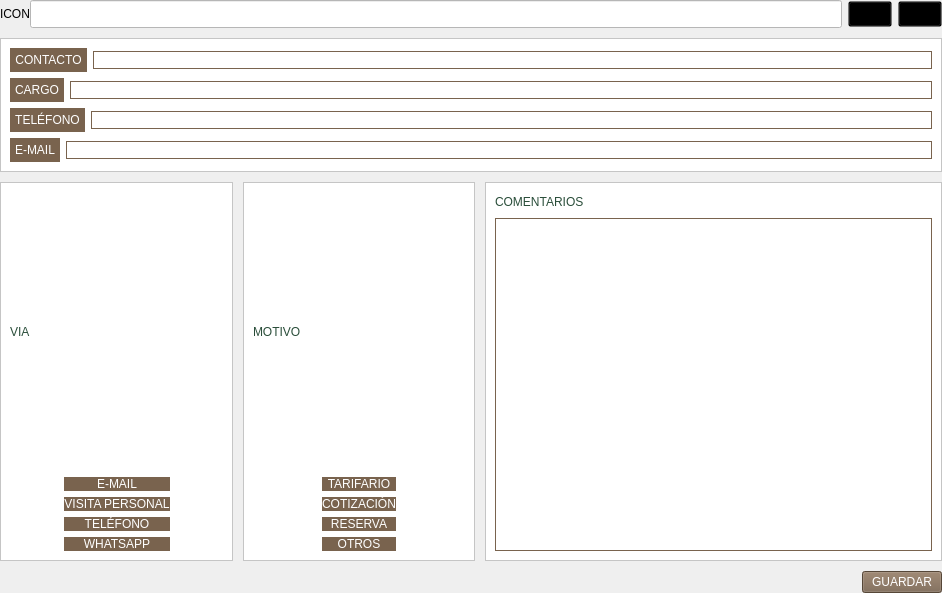
<?xml version="1.0" encoding="UTF-8"?>
<ui version="4.0">
 <class>page_1</class>
 <widget class="QWidget" name="page_1">
  <property name="geometry">
   <rect>
    <x>0</x>
    <y>0</y>
    <width>942</width>
    <height>593</height>
   </rect>
  </property>
  <property name="windowTitle">
   <string>Form</string>
  </property>
  <property name="styleSheet">
   <string notr="true">background-color:rgba(0,0,0,0)t;</string>
  </property>
  <layout class="QVBoxLayout" name="verticalLayout_7">
   <property name="spacing">
    <number>10</number>
   </property>
   <property name="leftMargin">
    <number>0</number>
   </property>
   <property name="topMargin">
    <number>0</number>
   </property>
   <property name="rightMargin">
    <number>0</number>
   </property>
   <property name="bottomMargin">
    <number>0</number>
   </property>
   <item>
    <layout class="QHBoxLayout" name="horizontalLayout_2">
     <property name="spacing">
      <number>6</number>
     </property>
     <item>
      <layout class="QHBoxLayout" name="horizontalLayout">
       <property name="spacing">
        <number>0</number>
       </property>
       <item>
        <widget class="QLabel" name="icon_cliente">
         <property name="styleSheet">
          <string notr="true">background-color:transparent;
min-height:2.5em;
min-width:3em;</string>
         </property>
         <property name="text">
          <string>ICON</string>
         </property>
        </widget>
       </item>
       <item>
        <widget class="QLineEdit" name="lineEdit">
         <property name="styleSheet">
          <string notr="true">font: 12pt &quot;MS Shell Dlg 2&quot;;
background-color:white;
min-height:1.8em;
max-height:1.8em;
padding:5px;
color: #294D39;</string>
         </property>
        </widget>
       </item>
      </layout>
     </item>
     <item>
      <widget class="QPushButton" name="icon_search">
       <property name="styleSheet">
        <string notr="true">background-color:transparent;
max-width:3em;
padding:5px;
min-width:3em;
min-height:2em;
max-width:2em;</string>
       </property>
       <property name="text">
        <string/>
       </property>
      </widget>
     </item>
     <item>
      <widget class="QPushButton" name="icon_pluss">
       <property name="styleSheet">
        <string notr="true">background-color:transparent;
max-width:3em;
padding:5px;
min-width:3em;
min-height:2em;
max-width:2em;</string>
       </property>
       <property name="text">
        <string/>
       </property>
      </widget>
     </item>
    </layout>
   </item>
   <item>
    <widget class="QFrame" name="frame">
     <property name="styleSheet">
      <string notr="true">background-color:white;</string>
     </property>
     <property name="frameShape">
      <enum>QFrame::StyledPanel</enum>
     </property>
     <property name="frameShadow">
      <enum>QFrame::Raised</enum>
     </property>
     <layout class="QVBoxLayout" name="verticalLayout">
      <item>
       <layout class="QHBoxLayout" name="horizontalLayout_10">
        <item>
         <widget class="QLabel" name="label_2">
          <property name="styleSheet">
           <string notr="true">background-color:#79634E;
min-width:6em;
max-width:6em;
min-height:2em;
max-height:2em;
padding:5px;
color:white;</string>
          </property>
          <property name="text">
           <string>CONTACTO</string>
          </property>
          <property name="alignment">
           <set>Qt::AlignCenter</set>
          </property>
         </widget>
        </item>
        <item>
         <layout class="QHBoxLayout" name="horizontalLayout_3">
          <property name="spacing">
           <number>0</number>
          </property>
          <item>
           <widget class="QLineEdit" name="contacto">
            <property name="enabled">
             <bool>false</bool>
            </property>
            <property name="styleSheet">
             <string notr="true">min-height:2.5em;
max-height:2.5em;
min-width:60em;
border:1px  solid #79634E;
color: #294D39;</string>
            </property>
           </widget>
          </item>
         </layout>
        </item>
       </layout>
      </item>
      <item>
       <layout class="QHBoxLayout" name="horizontalLayout_9">
        <item>
         <widget class="QLabel" name="label_4">
          <property name="styleSheet">
           <string notr="true">background-color:#79634E;
min-width:6em;
max-width:6em;
min-height:2em;
max-height:2em;
padding:5px;
color:white;</string>
          </property>
          <property name="text">
           <string>CARGO</string>
          </property>
          <property name="alignment">
           <set>Qt::AlignCenter</set>
          </property>
         </widget>
        </item>
        <item>
         <layout class="QHBoxLayout" name="horizontalLayout_4">
          <property name="spacing">
           <number>0</number>
          </property>
          <item>
           <widget class="QLineEdit" name="cargo">
            <property name="enabled">
             <bool>false</bool>
            </property>
            <property name="styleSheet">
             <string notr="true">min-height:2.5em;
max-height:2.5em;
min-width:60em;
border:1px  solid #79634E;
color: #294D39;</string>
            </property>
           </widget>
          </item>
         </layout>
        </item>
       </layout>
      </item>
      <item>
       <layout class="QHBoxLayout" name="horizontalLayout_8">
        <item>
         <widget class="QLabel" name="label_6">
          <property name="styleSheet">
           <string notr="true">background-color:#79634E;
min-width:6em;
max-width:6em;
min-height:2em;
max-height:2em;
padding:5px;
color:white;</string>
          </property>
          <property name="text">
           <string>TELÉFONO</string>
          </property>
          <property name="alignment">
           <set>Qt::AlignCenter</set>
          </property>
         </widget>
        </item>
        <item>
         <layout class="QHBoxLayout" name="horizontalLayout_5">
          <property name="spacing">
           <number>0</number>
          </property>
          <item>
           <widget class="QLineEdit" name="telefono">
            <property name="enabled">
             <bool>false</bool>
            </property>
            <property name="styleSheet">
             <string notr="true">min-height:2.5em;
max-height:2.5em;
min-width:60em;
border:1px  solid #79634E;
color: #294D39;</string>
            </property>
           </widget>
          </item>
         </layout>
        </item>
       </layout>
      </item>
      <item>
       <layout class="QHBoxLayout" name="horizontalLayout_7">
        <item>
         <widget class="QLabel" name="label_7">
          <property name="styleSheet">
           <string notr="true">background-color:#79634E;
min-width:6em;
max-width:6em;
min-height:2em;
max-height:2em;
padding:5px;
color:white;</string>
          </property>
          <property name="text">
           <string>E-MAIL</string>
          </property>
          <property name="alignment">
           <set>Qt::AlignCenter</set>
          </property>
         </widget>
        </item>
        <item>
         <layout class="QHBoxLayout" name="horizontalLayout_6">
          <property name="spacing">
           <number>0</number>
          </property>
          <item>
           <widget class="QLineEdit" name="mail">
            <property name="enabled">
             <bool>false</bool>
            </property>
            <property name="styleSheet">
             <string notr="true">min-height:2.5em;
max-height:2.5em;
min-width:60em;
border:1px  solid #79634E;
color: #294D39;</string>
            </property>
           </widget>
          </item>
         </layout>
        </item>
       </layout>
      </item>
     </layout>
    </widget>
   </item>
   <item>
    <layout class="QHBoxLayout" name="horizontalLayout_17">
     <property name="spacing">
      <number>10</number>
     </property>
     <item>
      <widget class="QFrame" name="frame_2">
       <property name="styleSheet">
        <string notr="true">background-color:white;</string>
       </property>
       <property name="frameShape">
        <enum>QFrame::StyledPanel</enum>
       </property>
       <property name="frameShadow">
        <enum>QFrame::Raised</enum>
       </property>
       <layout class="QVBoxLayout" name="verticalLayout_4">
        <item>
         <layout class="QHBoxLayout" name="horizontalLayout_11">
          <item>
           <widget class="QLabel" name="label_5">
            <property name="styleSheet">
             <string notr="true">font: 12pt &quot;MS Shell Dlg 2&quot;;
color: #294D39;</string>
            </property>
            <property name="text">
             <string>VIA</string>
            </property>
           </widget>
          </item>
          <item>
           <spacer name="horizontalSpacer_3">
            <property name="orientation">
             <enum>Qt::Horizontal</enum>
            </property>
            <property name="sizeHint" stdset="0">
             <size>
              <width>40</width>
              <height>20</height>
             </size>
            </property>
           </spacer>
          </item>
         </layout>
        </item>
        <item>
         <layout class="QHBoxLayout" name="horizontalLayout_12">
          <item>
           <spacer name="horizontalSpacer">
            <property name="orientation">
             <enum>Qt::Horizontal</enum>
            </property>
            <property name="sizeHint" stdset="0">
             <size>
              <width>40</width>
              <height>20</height>
             </size>
            </property>
           </spacer>
          </item>
          <item>
           <layout class="QVBoxLayout" name="verticalLayout_2">
            <item>
             <widget class="QPushButton" name="pushButton">
              <property name="styleSheet">
               <string notr="true">border-style:outset;
font: 12pt &quot;MS Shell Dlg 2&quot;;
color:white;
background-color:#79634E;
min-width:8.5em;
max-width:8.5em;
min-height:2.5em;
max-height:2.5em;</string>
              </property>
              <property name="text">
               <string>E-MAIL</string>
              </property>
             </widget>
            </item>
            <item>
             <widget class="QPushButton" name="pushButton_2">
              <property name="styleSheet">
               <string notr="true">border-style:outset;
font: 12pt &quot;MS Shell Dlg 2&quot;;
color:white;
background-color:#79634E;
min-width:8.5em;
max-width:8.5em;
min-height:2.5em;
max-height:2.5em;</string>
              </property>
              <property name="text">
               <string>VISITA PERSONAL</string>
              </property>
             </widget>
            </item>
            <item>
             <widget class="QPushButton" name="pushButton_3">
              <property name="styleSheet">
               <string notr="true">border-style:outset;
font: 12pt &quot;MS Shell Dlg 2&quot;;
color:white;
background-color:#79634E;
min-width:8.5em;
max-width:8.5em;
min-height:2.5em;
max-height:2.5em;</string>
              </property>
              <property name="text">
               <string>TELÉFONO</string>
              </property>
             </widget>
            </item>
            <item>
             <widget class="QPushButton" name="pushButton_4">
              <property name="styleSheet">
               <string notr="true">border-style:outset;
font: 12pt &quot;MS Shell Dlg 2&quot;;
color:white;
background-color:#79634E;
min-width:8.5em;
max-width:8.5em;
min-height:2.5em;
max-height:2.5em;</string>
              </property>
              <property name="text">
               <string>WHATSAPP</string>
              </property>
             </widget>
            </item>
           </layout>
          </item>
          <item>
           <spacer name="horizontalSpacer_2">
            <property name="orientation">
             <enum>Qt::Horizontal</enum>
            </property>
            <property name="sizeHint" stdset="0">
             <size>
              <width>40</width>
              <height>20</height>
             </size>
            </property>
           </spacer>
          </item>
         </layout>
        </item>
       </layout>
      </widget>
     </item>
     <item>
      <widget class="QFrame" name="frame_3">
       <property name="styleSheet">
        <string notr="true">background-color:white;</string>
       </property>
       <property name="frameShape">
        <enum>QFrame::StyledPanel</enum>
       </property>
       <property name="frameShadow">
        <enum>QFrame::Raised</enum>
       </property>
       <layout class="QVBoxLayout" name="verticalLayout_5">
        <item>
         <layout class="QHBoxLayout" name="horizontalLayout_14">
          <item>
           <widget class="QLabel" name="label_8">
            <property name="styleSheet">
             <string notr="true">font: 12pt &quot;MS Shell Dlg 2&quot;;
color: #294D39;</string>
            </property>
            <property name="text">
             <string>MOTIVO</string>
            </property>
           </widget>
          </item>
          <item>
           <spacer name="horizontalSpacer_4">
            <property name="orientation">
             <enum>Qt::Horizontal</enum>
            </property>
            <property name="sizeHint" stdset="0">
             <size>
              <width>40</width>
              <height>20</height>
             </size>
            </property>
           </spacer>
          </item>
         </layout>
        </item>
        <item>
         <layout class="QHBoxLayout" name="horizontalLayout_13">
          <item>
           <spacer name="horizontalSpacer_5">
            <property name="orientation">
             <enum>Qt::Horizontal</enum>
            </property>
            <property name="sizeHint" stdset="0">
             <size>
              <width>40</width>
              <height>20</height>
             </size>
            </property>
           </spacer>
          </item>
          <item>
           <layout class="QVBoxLayout" name="verticalLayout_3">
            <item>
             <widget class="QPushButton" name="pushButton_5">
              <property name="styleSheet">
               <string notr="true">border-style:outset;
font: 12pt &quot;MS Shell Dlg 2&quot;;
color:white;
background-color:#79634E;
min-width:8.5em;
max-width:8.5em;
min-height:2.5em;
max-height:2.5em;</string>
              </property>
              <property name="text">
               <string>TARIFARIO</string>
              </property>
             </widget>
            </item>
            <item>
             <widget class="QPushButton" name="pushButton_6">
              <property name="styleSheet">
               <string notr="true">border-style:outset;
font: 12pt &quot;MS Shell Dlg 2&quot;;
color:white;
background-color:#79634E;
min-width:8.5em;
max-width:8.5em;
min-height:2.5em;
max-height:2.5em;</string>
              </property>
              <property name="text">
               <string>COTIZACIÓN</string>
              </property>
             </widget>
            </item>
            <item>
             <widget class="QPushButton" name="pushButton_7">
              <property name="styleSheet">
               <string notr="true">border-style:outset;
font: 12pt &quot;MS Shell Dlg 2&quot;;
color:white;
background-color:#79634E;
min-width:8.5em;
max-width:8.5em;
min-height:2.5em;
max-height:2.5em;</string>
              </property>
              <property name="text">
               <string>RESERVA</string>
              </property>
             </widget>
            </item>
            <item>
             <widget class="QPushButton" name="pushButton_8">
              <property name="styleSheet">
               <string notr="true">border-style:outset;
font: 12pt &quot;MS Shell Dlg 2&quot;;
color:white;
background-color:#79634E;
min-width:8.5em;
max-width:8.5em;
min-height:2.5em;
max-height:2.5em;</string>
              </property>
              <property name="text">
               <string>OTROS</string>
              </property>
             </widget>
            </item>
           </layout>
          </item>
          <item>
           <spacer name="horizontalSpacer_6">
            <property name="orientation">
             <enum>Qt::Horizontal</enum>
            </property>
            <property name="sizeHint" stdset="0">
             <size>
              <width>40</width>
              <height>20</height>
             </size>
            </property>
           </spacer>
          </item>
         </layout>
        </item>
       </layout>
      </widget>
     </item>
     <item>
      <widget class="QFrame" name="frame_4">
       <property name="styleSheet">
        <string notr="true">background-color:white;</string>
       </property>
       <property name="frameShape">
        <enum>QFrame::StyledPanel</enum>
       </property>
       <property name="frameShadow">
        <enum>QFrame::Raised</enum>
       </property>
       <layout class="QVBoxLayout" name="verticalLayout_6">
        <item>
         <layout class="QHBoxLayout" name="horizontalLayout_15">
          <item>
           <widget class="QLabel" name="label_9">
            <property name="styleSheet">
             <string notr="true">font: 12pt &quot;MS Shell Dlg 2&quot;;
color: #294D39;</string>
            </property>
            <property name="text">
             <string>COMENTARIOS</string>
            </property>
           </widget>
          </item>
          <item>
           <spacer name="horizontalSpacer_7">
            <property name="orientation">
             <enum>Qt::Horizontal</enum>
            </property>
            <property name="sizeHint" stdset="0">
             <size>
              <width>348</width>
              <height>20</height>
             </size>
            </property>
           </spacer>
          </item>
         </layout>
        </item>
        <item>
         <widget class="QTextEdit" name="textEdit">
          <property name="styleSheet">
           <string notr="true">border:1px  solid #79634E;
color: #294D39;</string>
          </property>
         </widget>
        </item>
       </layout>
      </widget>
     </item>
    </layout>
   </item>
   <item>
    <layout class="QHBoxLayout" name="horizontalLayout_16">
     <item>
      <spacer name="horizontalSpacer_8">
       <property name="orientation">
        <enum>Qt::Horizontal</enum>
       </property>
       <property name="sizeHint" stdset="0">
        <size>
         <width>348</width>
         <height>20</height>
        </size>
       </property>
      </spacer>
     </item>
     <item>
      <widget class="QPushButton" name="pushButton_9">
       <property name="styleSheet">
        <string notr="true">font: 12pt &quot;MS Shell Dlg 2&quot;;
color:white;
background-color:#79634E;
min-width:8.5em;
max-width:8.5em;
min-height:2.5em;
max-height:2.5em;</string>
       </property>
       <property name="text">
        <string>GUARDAR</string>
       </property>
      </widget>
     </item>
    </layout>
   </item>
  </layout>
 </widget>
 <resources/>
 <connections/>
</ui>
